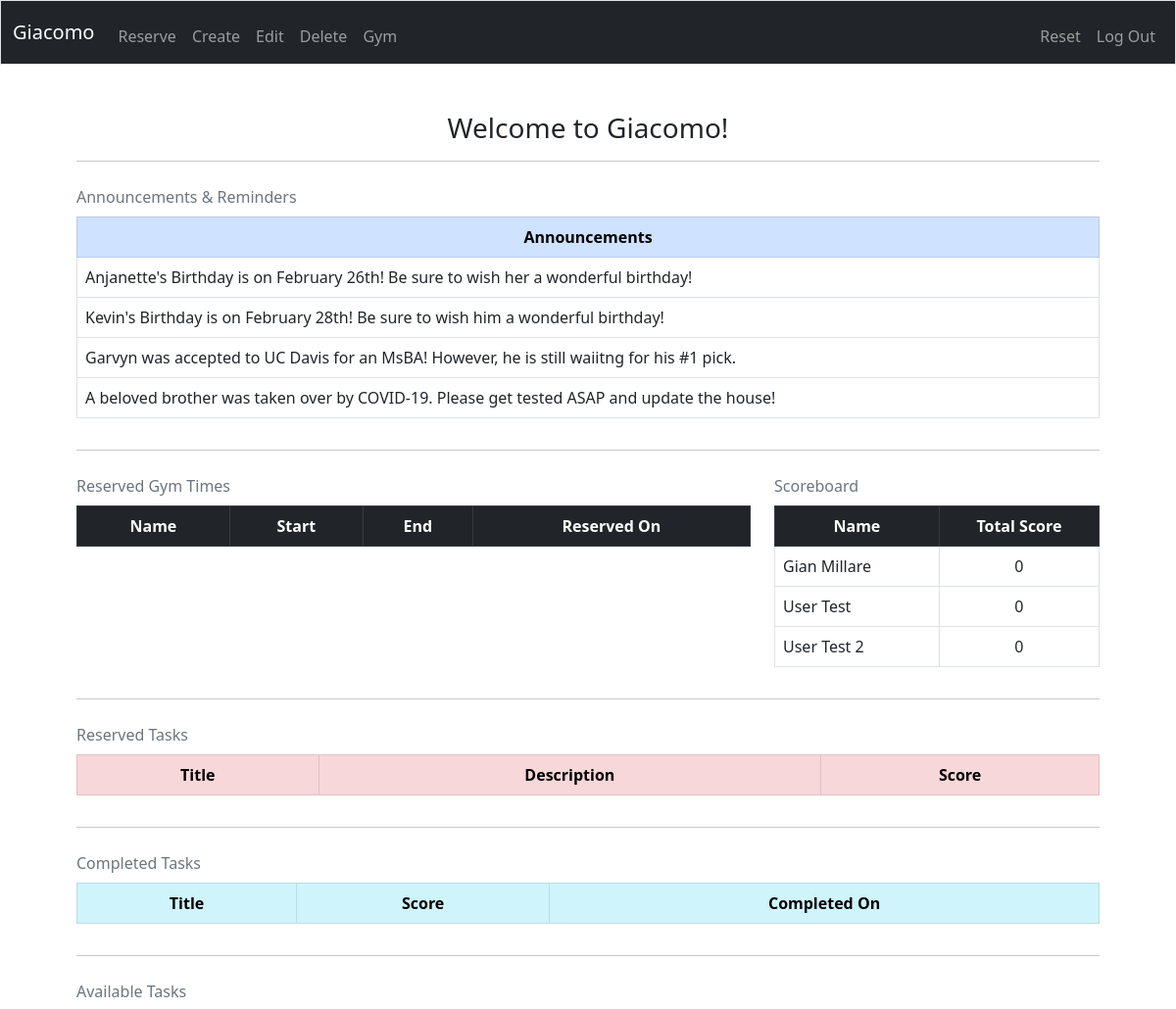
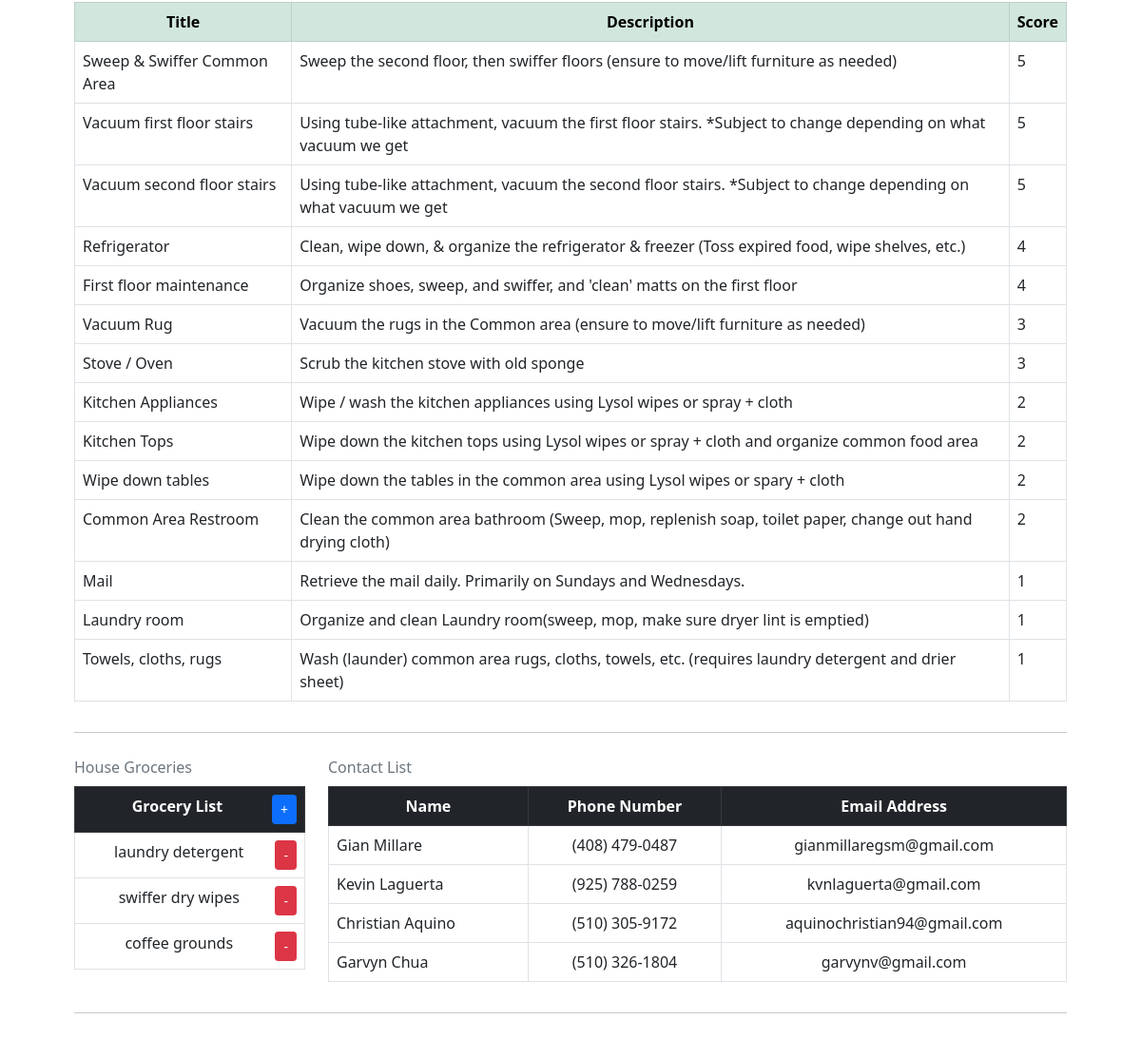
The page / (signed in) on the database its author committed (2 pictures, top to bottom).
### tables this page shows
CREATE TABLE 'housemates' (
'id' INTEGER PRIMARY KEY AUTOINCREMENT NOT NULL,
'name' VARCHAR(255) NOT NULL,
'username' VARCHAR(255) NOT NULL,
'password' VARCHAR(255) NOT NULL
);

CREATE TABLE tasks (
task_id INTEGER PRIMARY KEY AUTOINCREMENT NOT NULL,
user_id INTEGER NOT NULL DEFAULT 0,
title TEXT NOT NULL,
description TEXT NOT NULL,
score INTEGER NOT NULL DEFAULT 1);

CREATE TABLE 'groceries' (
'item_id' INTEGER PRIMARY KEY AUTOINCREMENT NOT NULL,
'user_id' INTEGER NOT NULL DEFAULT 0,
'item' TEXT NOT NULL);

CREATE TABLE 'contacts' (
'name' TEXT NOT NULL,
'phone' TEXT NOT NULL,
'email' TEXT NOT NULL);

### app.py (the view, shortened to what this page needs)
@app.route("/", methods=["GET", "POST"])
@login_required
def index():
    c.execute("""
    SELECT reserve_id, title, description, score FROM reserved WHERE user_id = :user_id
    """, {"user_id": session["user_id"]})
    rows = c.fetchall()
    user_reserved_tasks = []
    c.execute("""
    SELECT title, score, completed_on FROM completed_tasks WHERE user_id = :user_id
    """, {"user_id": session["user_id"]})
    rows = c.fetchall()
    user_completed_tasks = []
    for row in rows:
        user_completed_tasks.append({
            "title": row[0],
            "score": row[1],
            "completed_on": row[2]
        })
    c.execute("""
    SELECT name, start, end, date, reserve_id FROM housemates
    INNER JOIN reserved_gym
    ON housemates.id = reserved_gym.user_id
    """)
    results = c.fetchall()
    display_reserved_gym = []
    c.execute("""
    SELECT name, sum(score) FROM housemates
    INNER JOIN completed_tasks
    ON housemates.id = completed_tasks.user_id
    GROUP BY name;
    """)
    results = c.fetchall()
    scoreboard = []
    for i in results:
        scoreboard.append({
            "name": i[0],
            "score": i[1]
        })
    if len(scoreboard) == 0:
        c.execute("""
        SELECT name FROM housemates
        """)
        results = c.fetchall()
        for i in results:
            scoreboard.append({
                "name": i[0],
                "score": 0
            })
    c.execute("""
    SELECT title, description, score FROM tasks WHERE user_id = 0 ORDER BY score DESC
    """)
    available_tasks = c.fetchall()
    displaying_available_tasks = []
    for i in available_tasks:
        displaying_available_tasks.append({
            "title": i[0],
            "description": i[1],
            "score": i[2]
        })
    c.execute("""
    SELECT item_id, item from groceries
    """)
    results = c.fetchall()
    items = []
    for i in results:
        items.append({
            'item_id': i[0],
            'item':i[1]
        })
    c.execute("""
    SELECT name, phone, email FROM contacts
    """)
    results = c.fetchall()
    contact_info = []
    for i in results:
        contact_info.append({
            'name': i[0],
            'phone': i[1],
            'email': i[2]
        })
    return render_template("index.html", user_reserved_tasks=user_reserved_tasks, items=items, user_completed_tasks=user_completed_tasks, displaying_available_tasks=displaying_available_tasks, contact_info=contact_info, scoreboard=scoreboard, display_reserved_gym=display_reserved_gym)

### helpers.py (called while the page is built)
def login_required(f):
    @wraps(f)
    def decorated_functions(*args, **kwargs):
        if session.get("user_id") is None:
            return redirect("/login")
        return f(*args, **kwargs)
    return decorated_functions

### templates/index.html (shortened to what this page needs)
{% extends "layout.html" %}
{% block main %}
    <h3 style="text-align: center;">Welcome to Giacomo!</h3>
    <hr>
    <div class="row">
        <div class="col-12">
            <table class="table table-bordered caption-top">
                <caption>Announcements & Reminders</caption>
                <thead class="table-primary">
                    <tr>
                        <th scope="col" style="text-align: center;">Announcements</th>
                    </tr>
                </thead>
                <tbody>
                    <tr>
                        <td scope="row">Anjanette's Birthday is on February 26th! Be sure to wish her a wonderful birthday!</td>
                    </tr>
                    <tr>
                        <td scope="row">Kevin's Birthday is on February 28th! Be sure to wish him a wonderful birthday!</td>
                    </tr>
                    <tr>
                        <td scope="row">Garvyn was accepted to UC Davis for an MsBA! However, he is still waiitng for his #1 pick.</td>
                    </tr>
                    <tr>
                        <td scope="row">A beloved brother was taken over by COVID-19. Please get tested ASAP and update the house!</td>
                    </tr>
                </tbody>
            </table>
        </div>
    </div>
    <hr>
    <div class="row">
        <div class="col-8">
            <table class="table table-bordered caption-top">
                <caption>Reserved Gym Times</caption>
                <thead class="table-dark">
                    <tr>
                        <th scope="col" style="text-align: center;">Name</th>
                        <th scope="col" style="text-align: center;">Start</th>
                        <th scope="col" style="text-align: center;">End</th>
                        <th scope="col" style="text-align: center;">Reserved On</th>
                    </tr>
                </thead>
            </table>
        </div>
        <div class="col-4">
            <table class="table table-bordered caption-top">
                <caption>Scoreboard</caption>
                <thead class="table-dark">
                    <tr>
                        <th scope="col" style="text-align: center;">Name</th>
                        <th scope="col" style="text-align: center;">Total Score</th>
                    </tr>
                </thead>
                <tbody>
                    {% for i in scoreboard %}
                    <tr>
                        <td>{{ i.name }}</td>
                        <td style="text-align: center;">{{ i.score }}</td>
                    </tr>
                    {% endfor %}
                </tbody>
            </table>
        </div>
    </div>
    <hr>
    <div class="row">
        <div class="col-12">
            <table class="table table-bordered caption-top">
                <caption>Reserved Tasks</caption>
                <thead class="table-danger">
                    <tr>
                        <th scope="col" style="text-align: center;">Title</th>
                        <th scope="col" style="text-align: center;">Description</th>
                        <th scope="col" style="text-align: center;">Score</th>
                    </tr>
                </thead>
            </table>
        </div>
    </div>
    <hr>
    <div class="row">
        <div class="col-12">
            <table class="table table-bordered caption-top">
                <caption>Completed Tasks</caption>
                <thead class="table-info">
                    <tr>
                        <th scope="col" style="text-align: center;">Title</th>
                        <th scope="col" style="text-align: center;">Score</th>
                        <th scope="col" style="text-align: center;">Completed On</th>
                    </tr>
                </thead>
            </table>
        </div>
    </div>
    <hr>
    <div class="row">
        <div class="col-12">
            <table class="table table-bordered caption-top">
                <caption>Available Tasks</caption>
                <thead class="table-success">
                    <tr>
                        <th scope="col" style="text-align: center;">Title</th>
                        <th scope="col" style="text-align: center;">Description</th>
                        <th scope="col" style="text-align: center;">Score</th>
                    </tr>
                </thead>
                <tbody>
                    {% for i in displaying_available_tasks %}
                        <tr>
                            <td>{{ i.title }}</td>
                            <td>{{ i.description }}</td>
                            <td>{{ i.score }}</td>
                        </tr>
                    {% endfor %}
                </tbody>
            </table>
        </div>
    </div>
    <hr>
    <div class="row">
        <div class="col-3">
            <table class="table table-bordered caption-top">
                <caption>House Groceries</caption>
                <thead class="table-dark">
                    <tr>
                        <th scope="col" style="text-align: center;">Grocery List<a href="/add_grocery" style="float: right;" class="btn btn-primary btn-sm" role="button">+</a></th>
                    </tr>
                </thead>
                <tbody>
                    {% for item in items %}
                    <tr style="text-align: center;">
                        <td>{{ item.item }} <form style="display: inline; float: right;" method="POST" action="{{ url_for('delete_grocery', item_id=item.item_id) }}"><button class="btn btn-danger btn-sm" type="submit">-</button></form> </td>
                    </tr>
                    {% endfor %}
                </tbody>
            </table>
        </div>
        <div class="col-9">
            <table class="table table-bordered caption-top">
                <caption>Contact List</caption>
                <thead class="table-dark">
                    <tr>
                        <th scope="col" style="text-align: center;">Name</th>
                        <th scope="col" style="text-align: center;">Phone Number</th>
                        <th scope="col" style="text-align: center;">Email Address</th>
                    </tr>
                </thead>
                <tbody>
                    {% for i in contact_info %}
                    <tr>
                        <td>{{ i["name"] }}</td>
                        <td style="text-align: center;">{{ i["phone"] }}</td>
                        <td style="text-align: center;">{{ i["email"] }}</td>
                    </tr>
                    {% endfor %}
                </tbody>
            </table>
        </div>
    </div>
    <hr>
{% endblock %}

### templates/layout.html (shortened to what this page needs)
<!DOCTYPE html>
<html lang="en">
    <head>
        <link href="https://cdn.jsdelivr.net/npm/bootstrap@5.0.0-beta1/dist/css/bootstrap.min.css" rel="stylesheet">
        <link href="/static/styles.css" rel="stylesheet">
    </head>
    <body>
        <nav class="navbar sticky-top navbar-expand-lg navbar-dark bg-dark border">
            <div class="container-fluid">
                <a class="navbar-brand" href="/"><span class="giacomo_brand">Giacomo</span></a>
                <div class="collapse navbar-collapse" id="navbar">
                    {% if session.user_id %}
                        <ul class="navbar-nav mr-auto mt-2">
                            <li class="nav-item"><a class="nav-link" href="/reserve">Reserve</a></li>
                            <li class="nav-item"><a class="nav-link" href="/create">Create</a></li>
                            <li class="nav-item"><a class="nav-link" href="/edit">Edit</a></li>
                            <li class="nav-item"><a class="nav-link" href="/delete">Delete</a></li>
                            <li class="nav-item"><a class="nav-link" href="/gym">Gym</a></li>
                        </ul>
                        <ul class="navbar-nav ms-auto mt-2">
                            <li class="nav-item"><a class="nav-link" href="/reset">Reset</a></li>
                            <li class="nav-item"><a class="nav-link" href="/logout">Log Out</a></li>
                        </ul>
                    {% else %}
                        <ul class="navbar-nav ms-auto mt-2">
                            <li class="nav-item"><a class="nav-link" href="/register">Register</a></li>
                            <li class="nav-item"><a class="nav-link" href="/login">Log In</a></li>
                        </ul>
                    {% endif %}
                </div>
            </div>
        </nav>
        <main class="container p-5">
            {% block main %}{% endblock %}
        </main>
    </body>
</html>

### rows shown on the page
housemates: name "Gian Millare", score "0"
housemates: name "User Test", score "0"
housemates: name "User Test 2", score "0"
tasks: title "Sweep & Swiffer Common Area", description "Sweep the second floor, then swiffer floors (ensure to move/lift furniture as needed)", score "5"
tasks: title "Vacuum first floor stairs", description "Using tube-like attachment, vacuum the first floor stairs. *Subject to change depending on what vacuum we get", score "5"
tasks: title "Vacuum second floor stairs", description "Using tube-like attachment, vacuum the second floor stairs. *Subject to change depending on what vacuum we get", score "5"
tasks: title "Refrigerator", description "Clean, wipe down, & organize the refrigerator & freezer (Toss expired food, wipe shelves, etc.)", score "4"
tasks: title "First floor maintenance", description "Organize shoes, sweep, and swiffer, and 'clean' matts on the first floor", score "4"
tasks: title "Vacuum Rug", description "Vacuum the rugs in the Common area (ensure to move/lift furniture as needed)", score "3"
tasks: title "Stove / Oven", description "Scrub the kitchen stove with old sponge", score "3"
tasks: title "Kitchen Appliances", description "Wipe / wash the kitchen appliances using Lysol wipes or spray + cloth", score "2"
tasks: title "Kitchen Tops", description "Wipe down the kitchen tops using Lysol wipes or spray + cloth and organize common food area", score "2"
tasks: title "Wipe down tables", description "Wipe down the tables in the common area using Lysol wipes or spary + cloth", score "2"
tasks: title "Common Area Restroom", description "Clean the common area bathroom (Sweep, mop, replenish soap, toilet paper, change out hand drying cloth)", score "2"
tasks: title "Mail", description "Retrieve the mail daily. Primarily on Sundays and Wednesdays.", score "1"
tasks: title "Laundry room", description "Organize and clean Laundry room(sweep, mop, make sure dryer lint is emptied)", score "1"
tasks: title "Towels, cloths, rugs", description "Wash (launder) common area rugs, cloths, towels, etc. (requires laundry detergent and drier sheet)", score "1"
groceries: item "laundry detergent"
groceries: item "swiffer dry wipes"
groceries: item "coffee grounds"
contacts: name "Gian Millare", phone "(408) 479-0487", email "gianmillaregsm@gmail.com"
contacts: name "Kevin Laguerta", phone "(925) 788-0259", email "kvnlaguerta@gmail.com"
contacts: name "Christian Aquino", phone "(510) 305-9172", email "aquinochristian94@gmail.com"
contacts: name "Garvyn Chua", phone "(510) 326-1804", email "garvynv@gmail.com"
